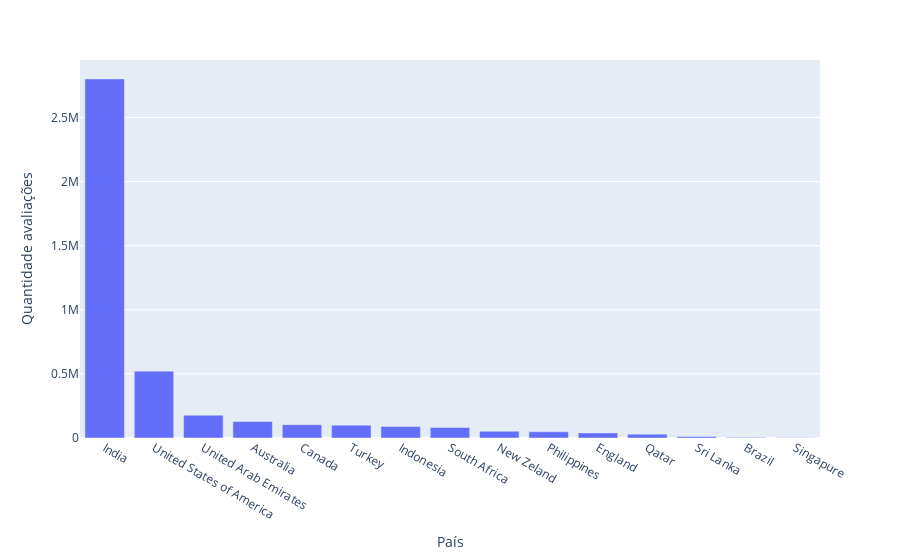

The cell this chart's notebook holds for it:
### Markdown cell above
### 1.2.6 País com a maior quantidade de avaliações feitas

### Code cell
#País com a maior quantidade de avaliações feitas
num_ava_pais = (df.loc[:,['country', 'votes']]
                  .copy()
                  .groupby('country')
                  .sum()
                  .sort_values(by='votes', ascending=False)
                  .reset_index())

fig = px.bar(num_ava_pais, x='country', y='votes', labels={'country': 'País', 'votes': 'Quantidade avaliações'})
fig.show()

### Figure 1 — Plotly figure (JSON) as saved in the notebook; plotly's stock layout.template omitted (floating-point values rounded to 4 significant figures)
{"data": [{"alignmentgroup": "True", "hovertemplate": "País=%{x}<br>Quantidade avaliações=%{y}<extra></extra>", "legendgroup": "", "marker": {"color": "#636efa", "pattern": {"shape": ""}}, "name": "", "offsetgroup": "", "orientation": "v", "showlegend": false, "textposition": "auto", "type": "bar", "x": ["India", "United States of America", "United Arab Emirates", "Australia", "Canada", "Turkey", "Indonesia", "South Africa", "New Zeland", "Philippines", "England", "Qatar", "Sri Lanka", "Brazil", "Singapure"], "xaxis": "x", "y": [2800149, 521445, 177445, 128609, 103607, 100193, 89026, 81484, 52275, 48398, 39861, 30106, 12025, 2960, 1822], "yaxis": "y"}], "layout": {"barmode": "relative", "legend": {"tracegroupgap": 0}, "margin": {"t": 60}, "xaxis": {"anchor": "y", "domain": [0, 1], "title": {"text": "País"}}, "yaxis": {"anchor": "x", "domain": [0, 1], "title": {"text": "Quantidade avaliações"}}}}
